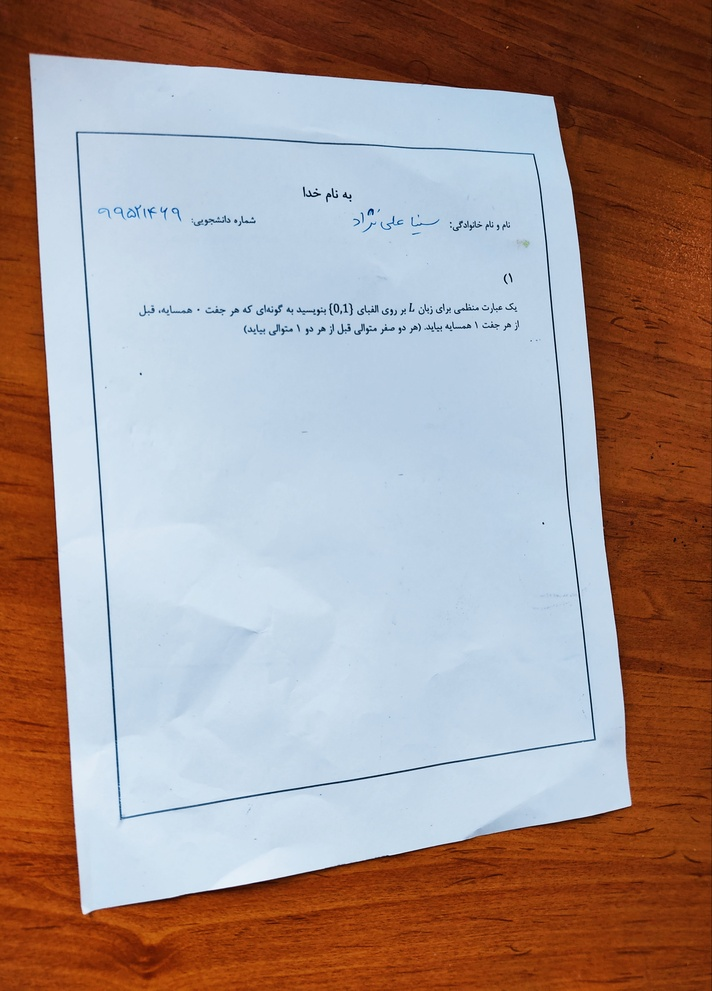
#> input picture HW3/images/Q4/4_1.jpg, 712 x 991 px, shrunk from 2842 x 3952 before the run
$ jupyter execute Q4.ipynb
#> lines starting #> are read from the running program, lines starting #| are printed output that depends on the picture; after the words box and inside, x2 and y2 are one past the last pixel; in counts of white or black regions, pixels touching at a corner belong together
<h1>
<font color="#ff2e2e">
CamScanner
</font>
</h1>

[cell 1]
import cv2
import numpy as np
import matplotlib.pyplot as plt
import os

<h3><font color = "#079e05"> Utilities </font></h3>

[cell 2]
def imshow(im):
    width, height, *channels = im.shape
    plt.figure(figsize=(10,10))
    if channels:
        # By default, OpenCV tends to work with images in the BGR format.
        # This is due to some outdated practices, but it has been left in the library.
        # We can iterate the channels in reverse order to get an RGB image.
        plt.imshow(im[:,:,::-1])
    else:
        plt.imshow(im, cmap='gray')
    plt.axis('off')

[cell 3]
# [10 lines left out: function reorder, not called in this run]

<h3><font color = "#079e05"> Image </font></h3>

[cell 4]
im = cv2.imread("images/Q4/4_1.jpg")
#> im is the input picture: shape (991, 712, 3); mean B, G, R 144.7, 148.2, 165.5
imshow(im)

<h3><font color = "#079e05"> Process </font></h3>

[cell 5]
im_gray = cv2.cvtColor(im, cv2.COLOR_RGB2GRAY)
im_gaussian = cv2.GaussianBlur(im_gray, (15,15), 40)
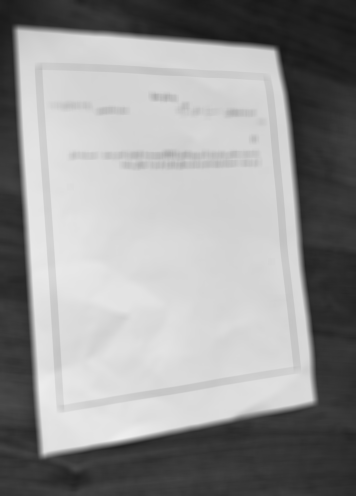
#> im_gaussian: shape (991, 712) (shown at 1/2 size); min 23, max 238, mean 149.1
ret, thresh = cv2.threshold(im_gray, 128, 255, cv2.THRESH_BINARY)
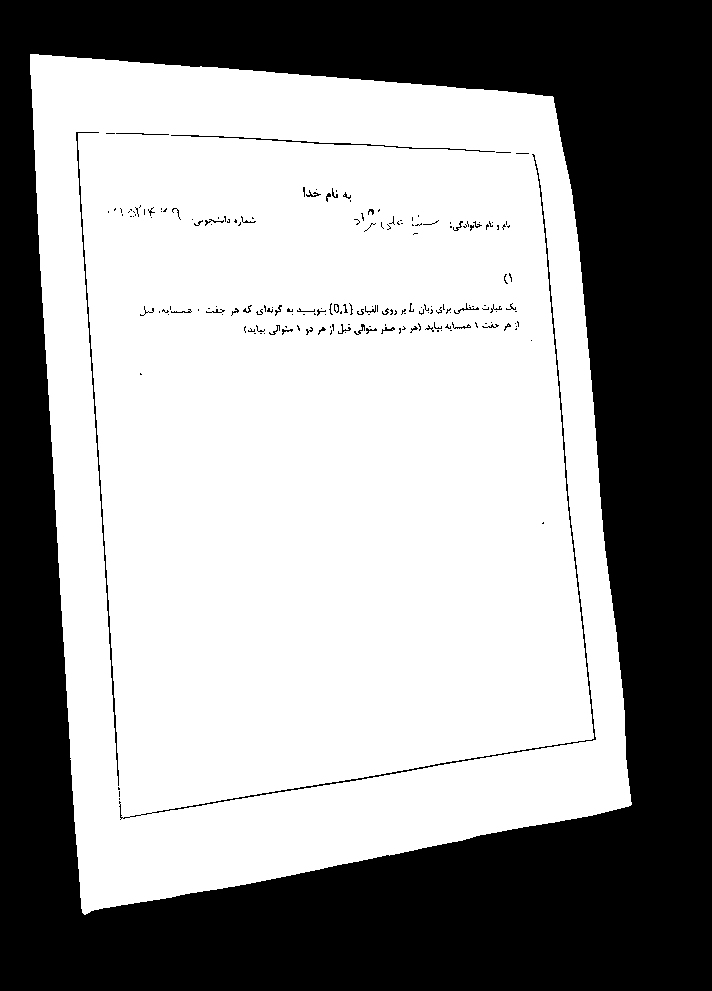
#> thresh: shape (991, 712); 60.1% white; 190 black regions (148 under 20 px), largest, box (x1, y1, x2, y2) and area: (0, 0, 712, 991) 276414, (119, 154, 596, 820) 1607, (76, 132, 119, 786) 1029
# kernel = cv2.getStructuringElement(cv2.MORPH_RECT, (3,3))
# morph = cv2.morphologyEx(thresh, cv2.MORPH_CLOSE, kernel)
edges = cv2.Canny(np.uint8(thresh), 5, 30) # I changed this many times
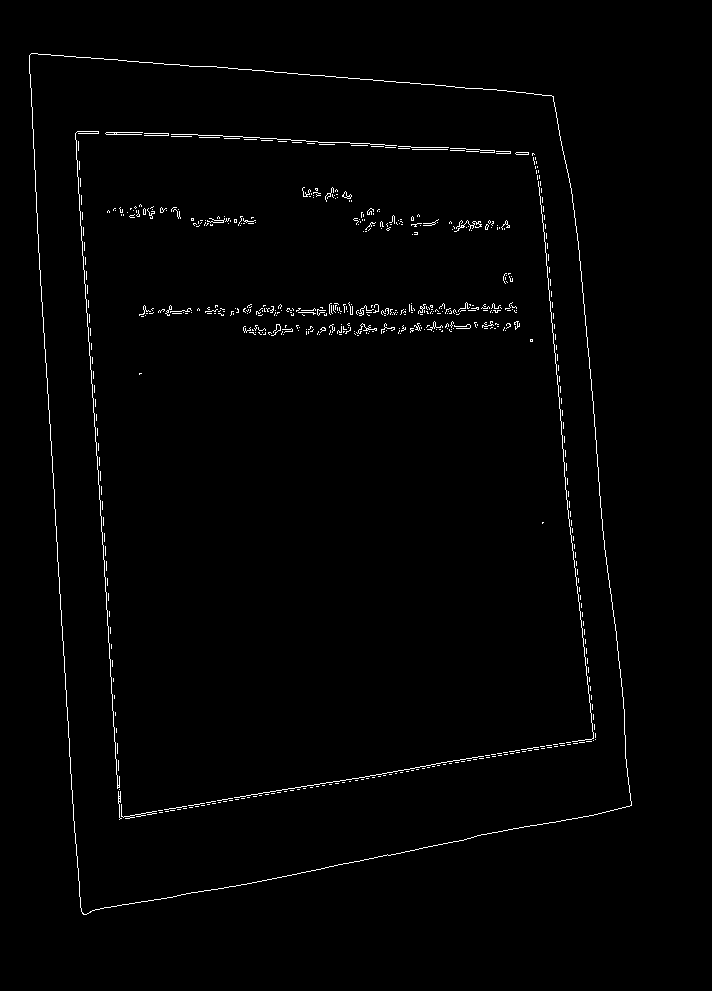
#> edges: shape (991, 712); 1.2% white in thin lines or dots, all inside (x1, y1, x2, y2) = (29, 53, 632, 915)
# edges = cv2.dilate(edges, np.ones((9,9)))
# edges = cv2.erode(edges, np.ones((9,9)))
contours, hierarchy = cv2.findContours(edges//255, cv2.RETR_EXTERNAL, cv2.CHAIN_APPROX_SIMPLE)
#> contours = 1 contour; box (x1, y1, x2, y2) and area: (29, 53, 632, 915) 429331
rgb_img = im.copy()
print(len(contours))
#| 1
for cnt in contours:
        # indicates how much accurate approxPolyDP works. to be precise, it is the maximum distance between
        # original contour and approximated one. sum of distances between consecutive points on a shape indicates
        # the perimeter of that shape. this sum of distances between consecutive points in the approximated contour
        # is different since it reduces number of points. epsilon specifies the maximum difference of this perimeter
        # value in original one and approximated one
        epsilon = 0.03 * cv2.arcLength(cnt, True)
        approx = cv2.approxPolyDP(cnt, epsilon, True)
        if(len(approx) < 4):
                continue
        print(len(approx))
        cv2.drawContours(rgb_img, [approx], -1, (0, 0, 255), 10)
#> this loop made 1 pass
#> (epsilon, approx) on pass 1: (82.78, [[31, 53], [82, 913], [631, 805], [553, 96]])
#> (printed output is left out)
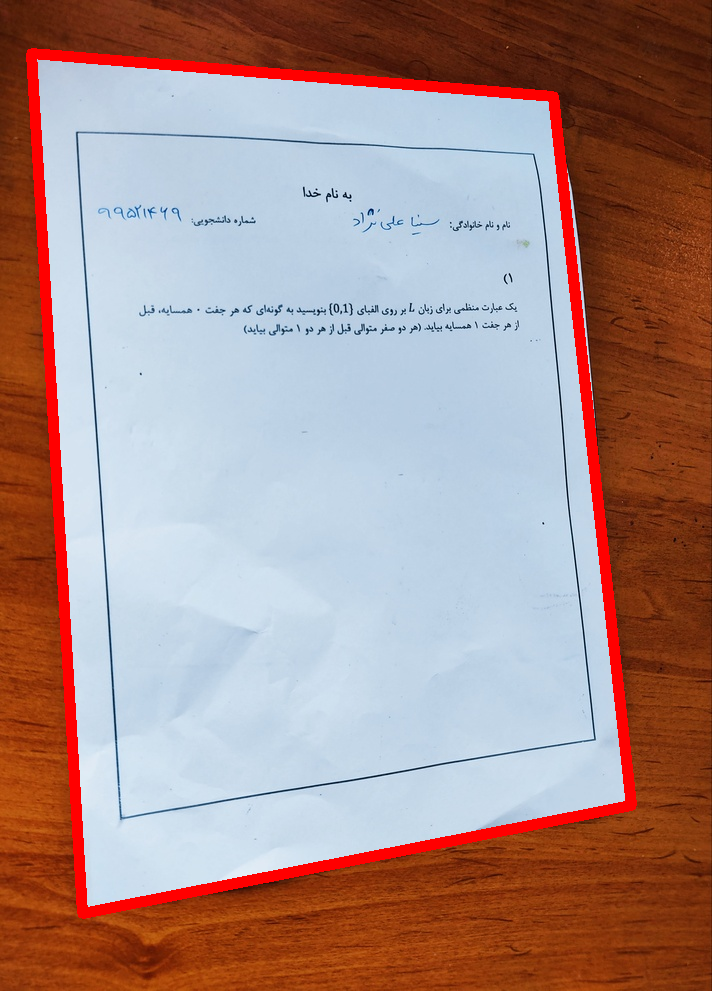
#> rgb_img: shape (991, 712, 3); 4.14% of pixels changed, all inside (x1, y1, x2, y2) = (26, 48, 637, 919)
p1,p2,p3,p4 = approx[0][0], approx[1][0], approx[2][0], approx[3][0]
#> p1 = [31, 53]; p2 = [82, 913]; p3 = [631, 805]; p4 = [553, 96]
src_pts = np.float32([p1,p2,p3,p4])
#> src_pts = [[31, 53], [82, 913], [631, 805], [553, 96]]
dst_pts = np.float32([[0,0], [0, im.shape[1]], [im.shape[0], im.shape[1]], [im.shape[0], 0]])
M = cv2.getPerspectiveTransform(src_pts, dst_pts)
#> M = [[1.58, -0.0938, -44.07], [-0.074, 0.899, -45.33], [-0.000329, 0.000117, 1]]
warped = cv2.warpPerspective(rgb_img, M, (im.shape[0], im.shape[1]))
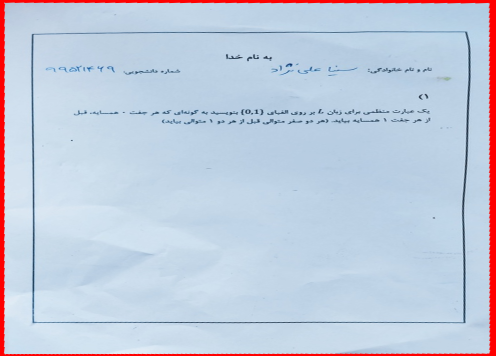
#> warped: shape (712, 991, 3) (shown at 1/2 size); mean B, G, R 220.8, 203.5, 193.1
# imshow(cv2.cvtColor(warped, cv2.COLOR_RGB2GRAY))
imshow(rgb_img)

<h3><font color = "#079e05"> Show the result </font></h3>

#### making the quality better

[cell 6]
ret, thresh = cv2.threshold(cv2.cvtColor(warped, cv2.COLOR_RGB2GRAY), 170, 255, cv2.THRESH_BINARY)
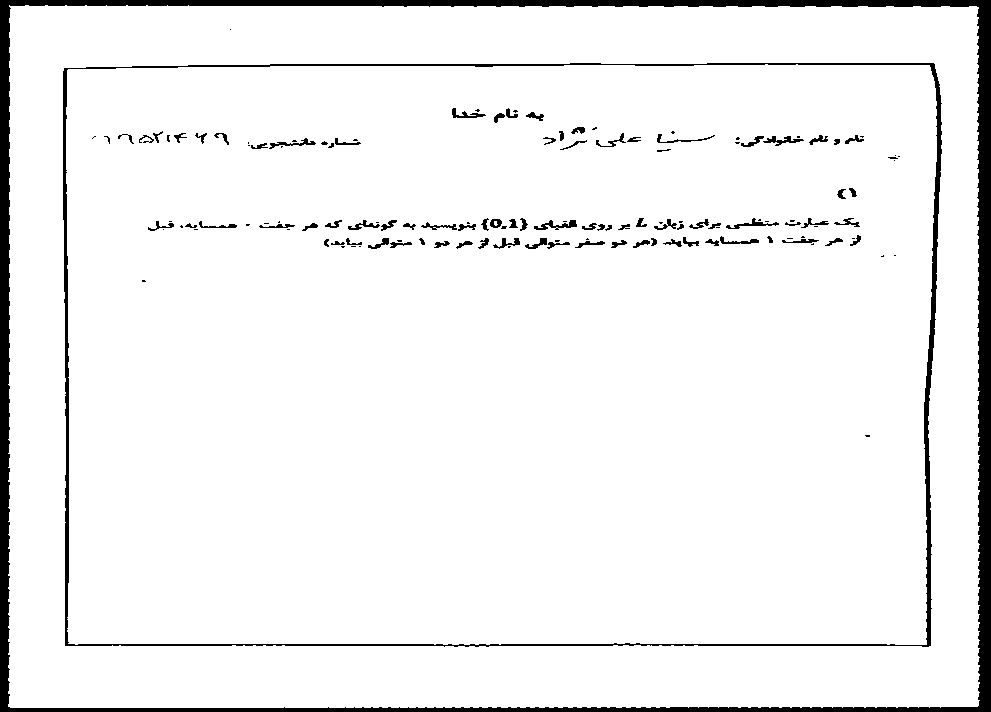
#> thresh: shape (712, 991); 94.4% white; 140 black regions (57 under 20 px), largest, box (x1, y1, x2, y2) and area: (0, 0, 991, 712) 25823, (63, 63, 942, 647) 7930, (534, 220, 577, 230) 187
# kernel = np.array([[-1,-1,-1], [-1,9,-1], [-1,-1,-1]])
# sharpened = cv2.filter2D(thresh, -1, kernel)
imshow(thresh)
